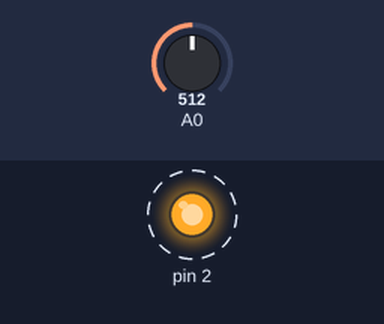
Recording of a sketch running on a simulated Arduino Uno, built with avr-gcc and run on an emulated ATmega328P. Parts: output pins drawn as LEDs (lit = HIGH). Dashed ring = blinking. The test bench sets the inputs (shaded band); at power-on: A0 = 512. What the sketch prints to the serial monitor is not drawn.

Above: at 0.3 s.
Timing chart, 0 to 3.0 s (numbered marks = the images above):
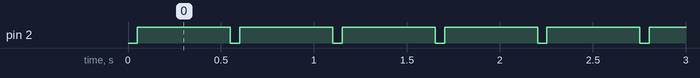

The sketch:

Blink-ESP-01.ino
```cpp
#include <Arduino.h>
#include <gmBlink.h>


gmBlink b("BUILTIN");


void setup()
{
//  pinMode(4, OUTPUT);
	Serial.begin(115200);
}// setup


void loop()
{
	b.blink(50);
	delay(500);
//  digitalWrite(LED_BUILTIN, HIGH);   // turn the LED on (HIGH is the voltage level)
//  delay(1000);                       // wait for a second
//  digitalWrite(LED_BUILTIN, LOW);    // turn the LED off by making the voltage LOW
//  delay(1000);                       // wait for a second

	int sensorValue = analogRead(A0);
  // Convert the analog reading (which goes from 0 - 1023) to a voltage (0 - 5V):
	float voltage = sensorValue * (5.0 / 1023.0);
  // print out the value you read:
	Serial.println(voltage);
}// loop
```

Measured:
- by itself, pin 2: alternates HIGH for 0.50 s and LOW for 0.05 s
